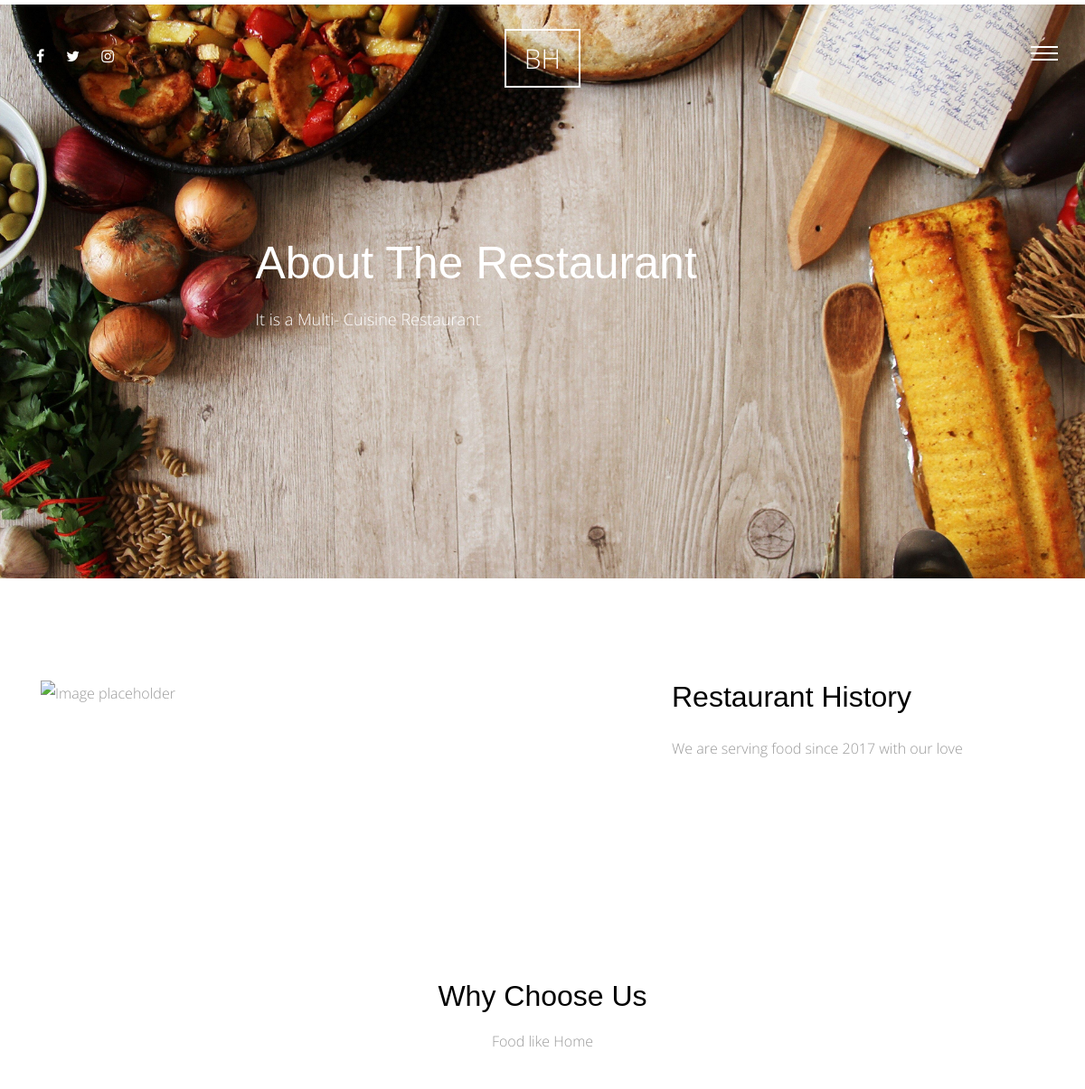
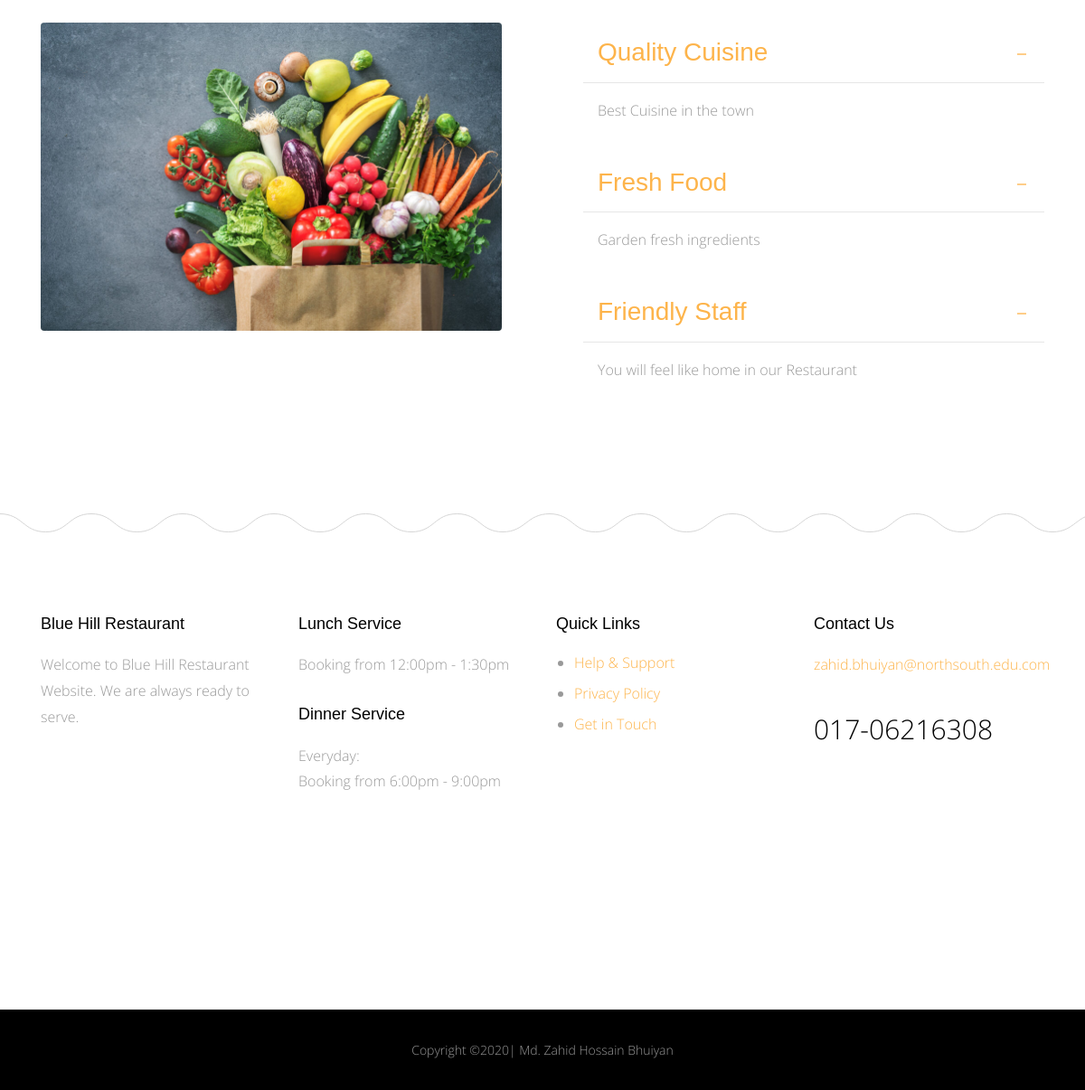
The app's page /about_us/ with its own data (2 pictures, top to bottom).
### aboutus/models.py (models this page shows, shortened)
class AboutUs(models.Model):
    title=models.CharField(max_length=50)
    content=models.TextField()
    class Meta:
        verbose_name ='about us'
        verbose_name_plural ='about us'

class Why_Choose_US(models.Model):
    title=models.CharField(max_length=50)
    content=models.TextField()
    class Meta:
        verbose_name ='Why Choose us'
        verbose_name_plural ='Why Choose us'

### aboutus/views.py (the view)
# urls.py: path('', views.aboutus_list,name='aboutus_list'),
def aboutus_list(request):
    about= AboutUs.objects.last()
    why_choose_us= Why_Choose_US.objects.all()
    context={
        'about': about,
        'why_choose_us': why_choose_us
    }
    return render(request,'aboutus/about.html',context)

### aboutus/templates/aboutus/about.html (shortened to what this page needs)
{% extends 'base.html' %}
{% load static %}
{% block body%}
      <div class="main-wrap">
        <div class="cover_1 cover_sm">
          <div class="img_bg" style="background-image: url({% static 'site_static/img/food1.jpg' %})" data-stellar-background-ratio="0.5">
            <div class="container">
              <div class="row align-items-center justify-content-center">
                <div class="col-md-7" data-aos="fade-up">
                  <h2 class="heading">About The Restaurant</h2>
                  <p class="lead">It is a Multi- Cuisine Restaurant</p>
                </div>
              </div>
            </div>
          </div>
        </div>
        <div class="section">
          <div class="container">
            <div class="row">
              <div class="col-md-7" data-aos="fade-up">
                <img src="{% static 'site_static/img/about1.jpg' %}" alt="Image placeholder" class="img-fluid">
              </div>
              <div class="col-md-5 pl-md-5" data-aos="fade-up" data-aos-delay="200">
                <h2 class="mb-4">{{about.title}}</h2>
                <p>{{about.content}}</p>
              </div>
            </div>
          </div>
        </div>
        <div class="section">
          <div class="container">
            <div class="row justify-content-center mb-5" data-aos="fade-up">
              <div class="col-md-8  text-center">
                <h2 class="mb-3">Why Choose Us</h2>
                <p class="lead">Food like Home</p>
              </div>
            </div>
            <div class="row large-gutters">
              <div class="col-md-6"  data-aos="fade-up" data-aos-delay="200">
                <img src="{% static 'site_static/img/about2.jpg' %}" alt="Image placeholder" class="img-fluid rounded">
              </div>
              <div class="col-md-6" data-aos="fade-up" data-aos-delay="300">
                <div class="accordion" id="accordion">
                  {%  for info in why_choose_us %}
                  <div class="accordion-item">
                    <h3 class="mb-0">
                      <a class="btn-block p-3" data-toggle="collapse" href="#collapseOne" role="button" aria-expanded="true" aria-controls="collapseOne">{{info.title}} </a>
                    </h3>
                    <div id="collapseOne" class="collapse show" aria-labelledby="headingOne" data-parent="#accordion">
                      <div class="p-3">
                        <p>{{info.content}}</p>
                      </div>
                    </div>
                  </div>
                  {% endfor %}
                </div>
              </div>
            </div>
          </div>
        </div>
      </div>
{% endblock body%}

### static/site_static/css/style.css (style rules this page uses)
html { overflow-x: hidden; }
body { background: #fff; font-family: "Open Sans", cursive; font-size: 16px; line-height: 1.8; font-weight: 300; color: #999999; }
a { -webkit-transition: .3s all ease; -o-transition: .3s all ease; transition: .3s all ease; text-decoration: none; }
h1, h2, h3, h4, h5 { color: #000; font-family: "Playfair Display", Arial, sans-serif; }
h1 a, h2 a, h3 a, h4 a, h5 a { color: #000; }
.lead { font-size: 16px; }
.section { padding: 7em 0; }
.cover_1 { position: relative; }
.cover_1 .lead { color: #fff; font-size: 18px; }
.cover_1 .img_bg { background-repeat: no-repeat; background-size: cover !important; background-position: center center; }
.cover_1 .img_bg, .cover_1 .img_bg > .container > .row { min-height: 700px; height: 100vh; }
.cover_1.cover_sm .img_bg, .cover_1.cover_sm .img_bg > .container > .row { min-height: 600px; height: 80vh; }
.cover_1 .heading { color: white; font-weight: 300; font-size: 30px; line-height: 1.5; }
@media (min-width: 768px) { .cover_1 .heading { font-size: 50px; line-height: 1.5; } }
.large-gutters { margin-right: -45px; margin-left: -45px; }
.large-gutters > [class*="col-"] { padding-right: 45px; padding-left: 45px; }
.accordion .btn-block { position: relative; border-bottom: 1px solid #e6e6e6; }
.accordion .btn-block[aria-expanded="true"] { color: #fdb44b; }

### records on screen
AboutUs: title "Restaurant History", content "We are serving food since 2017 with our love"
Why_Choose_US: title "Quality Cuisine", content "Best Cuisine in the town"
Why_Choose_US: title "Fresh Food", content "Garden fresh ingredients"
Why_Choose_US: title "Friendly Staff", content "You will feel like home in our Restaurant"
